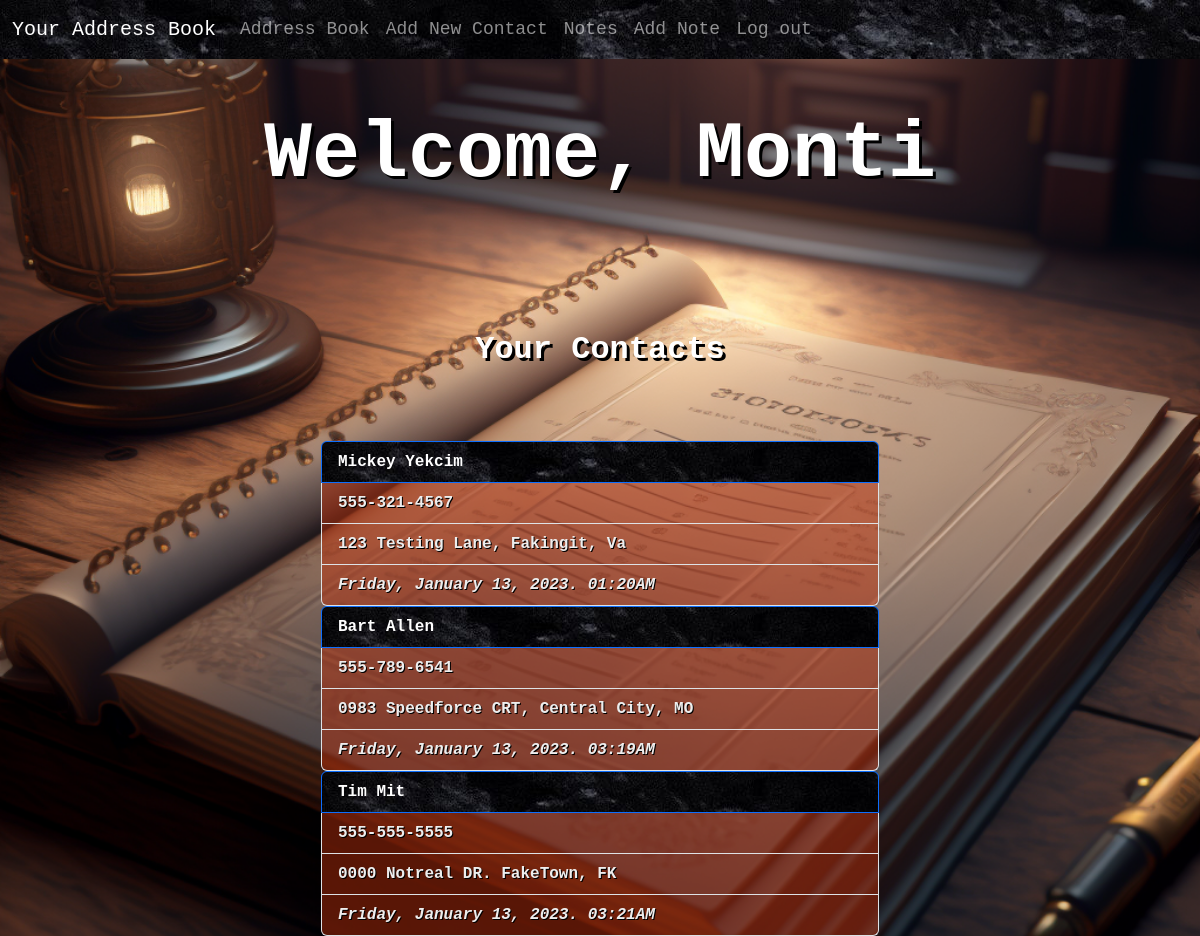
Page /address (signed in) on the committed database.
### app/models.py (models this page shows, shortened)
class User(db.Model, UserMixin):
    id = db.Column(db.Integer, primary_key=True)
    first_name = db.Column(db.String(25), nullable=False)
    last_name = db.Column(db.String(25), nullable=False)
    email = db.Column(db.String(50), nullable=False, unique=True)
    username = db.Column(db.String(50), nullable=False, unique=True)
    password = db.Column(db.String(256), nullable=False)
    date_created = db.Column(db.DateTime, nullable=False, default=datetime.utcnow)
    notes = db.relationship('Post', backref='author', lazy='dynamic')

class Address(db.Model):
    id = db.Column(db.Integer, primary_key=True)
    first_name = db.Column(db.String(25), nullable=False)
    last_name = db.Column(db.String(25), nullable=True)
    phone = db.Column(db.String(25), nullable=True)
    address = db.Column(db.String(50), nullable=False)
    date_created = db.Column(db.DateTime, nullable=False, default=datetime.utcnow)

### app/routes.py (the view)
@app.route('/address')
@login_required
def address():
    address = Address.query.all()
    return render_template('addressbook.html', address=address)

### app/models.py (called while the page is built)
@login.user_loader
def load_user(user_id):
    return User.query.get(user_id)

### app/templates/addressbook.html (shortened to what this page needs)
{% extends 'base.html' %}
{% block content %}
{% if current_user.is_authenticated %}
    <h1 class="home1 text-center mt-5">Welcome, {{ current_user.first_name.title() }}</h1>
    <h4 class="p1 text-center mt-5">Your Contacts</h4>
    {% for addy in address %}
    <ul class="list-group">
        <li class="cont list-group-item active w-50" style="background-image: url('static/blackstone.jpg');">{{ addy.first_name }} {{ addy.last_name }}</li>
        <li class="cont1 list-group-item w-50">{{ addy.phone }}</li>
        <li class="cont1 list-group-item w-50">{{ addy.address }}</li>
        <li class="cont1 list-group-item w-50"><cite title="Source Title">{{ addy.date_created.strftime('%A, %B %d, %Y. %I:%M%p') }}</cite></li>
    </ul>
    {% endfor %}
{% endif %}
{% endblock %}

### app/static/stylesheet.css (style rules this page uses)
.home1 { color: white; font-weight: bold; font-family: "Courier New", Courier, monospace; font-size: 5em; text-shadow: 3px 3px 0px black; padding-bottom: 1em; }
.p1 { color: white; text-shadow: 3px 3px 0px black; font-size: xx-large; font-family: "Courier New", Courier, monospace; font-weight: bold; padding-bottom: 2em; }
.cont { font-family: "Courier New", Courier, monospace; font-weight: bold; }
.cont1 { color: rgb(237, 237, 237); text-shadow: 1px 1px 0px black; font-family: "Courier New", Courier, monospace; font-weight: bold; background-color: rgba(184, 46, 11, 0.479); }
.list-group { align-items: center; }

### rows in the picture
User: first_name "Monti"
Address: first_name "Mickey", last_name "Yekcim", phone "555-321-4567", address "123 Testing Lane, Fakingit, Va", date_created "Friday, January 13, 2023. 01:20AM"
Address: first_name "Bart", last_name "Allen", phone "555-789-6541", address "0983 Speedforce CRT, Central City, MO", date_created "Friday, January 13, 2023. 03:19AM"
Address: first_name "Tim", last_name "Mit", phone "555-555-5555", address "0000 Notreal DR. FakeTown, FK", date_created "Friday, January 13, 2023. 03:21AM"
